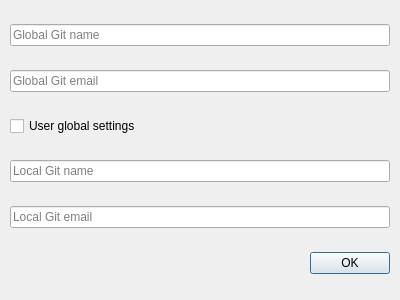
<?xml version="1.0" encoding="UTF-8"?>
<ui version="4.0">
 <class>GitConfigDlg</class>
 <widget class="QDialog" name="GitConfigDlg">
  <property name="geometry">
   <rect>
    <x>0</x>
    <y>0</y>
    <width>400</width>
    <height>300</height>
   </rect>
  </property>
  <property name="windowTitle">
   <string>Git Config</string>
  </property>
  <layout class="QVBoxLayout" name="verticalLayout">
   <property name="spacing">
    <number>10</number>
   </property>
   <property name="leftMargin">
    <number>10</number>
   </property>
   <property name="topMargin">
    <number>10</number>
   </property>
   <property name="rightMargin">
    <number>10</number>
   </property>
   <property name="bottomMargin">
    <number>10</number>
   </property>
   <item>
    <widget class="QLineEdit" name="leGlobalName">
     <property name="placeholderText">
      <string>Global Git name</string>
     </property>
    </widget>
   </item>
   <item>
    <widget class="QLineEdit" name="leGlobalEmail">
     <property name="placeholderText">
      <string>Global Git email</string>
     </property>
    </widget>
   </item>
   <item>
    <widget class="CheckBox" name="checkBox">
     <property name="text">
      <string>User global settings</string>
     </property>
    </widget>
   </item>
   <item>
    <widget class="QLineEdit" name="leLocalName">
     <property name="placeholderText">
      <string>Local Git name</string>
     </property>
    </widget>
   </item>
   <item>
    <widget class="QLineEdit" name="leLocalEmail">
     <property name="placeholderText">
      <string>Local Git email</string>
     </property>
    </widget>
   </item>
   <item>
    <widget class="QDialogButtonBox" name="buttonBox">
     <property name="orientation">
      <enum>Qt::Orientation::Horizontal</enum>
     </property>
     <property name="standardButtons">
      <set>QDialogButtonBox::StandardButton::Ok</set>
     </property>
    </widget>
   </item>
  </layout>
 </widget>
 <customwidgets>
  <customwidget>
   <class>CheckBox</class>
   <extends>QCheckBox</extends>
   <header>custom-widgets/CheckBox.h</header>
  </customwidget>
 </customwidgets>
 <resources/>
 <connections/>
 <slots>
  <slot>copyGlobalSettings(int)</slot>
 </slots>
</ui>
